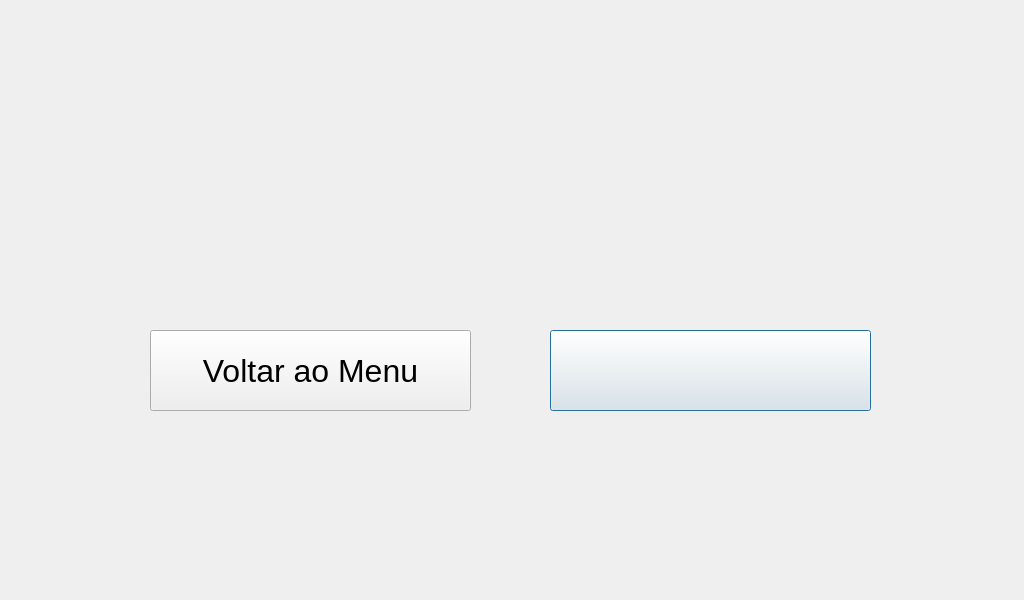
<?xml version="1.0" encoding="UTF-8"?>
<ui version="4.0">
 <class>Dialog</class>
 <widget class="QDialog" name="Dialog">
  <property name="geometry">
   <rect>
    <x>0</x>
    <y>0</y>
    <width>1024</width>
    <height>600</height>
   </rect>
  </property>
  <property name="windowTitle">
   <string>Dialog</string>
  </property>
  <widget class="QLabel" name="label">
   <property name="geometry">
    <rect>
     <x>90</x>
     <y>150</y>
     <width>841</width>
     <height>111</height>
    </rect>
   </property>
   <property name="font">
    <font>
     <family>Arial</family>
     <pointsize>32</pointsize>
     <weight>75</weight>
     <bold>true</bold>
    </font>
   </property>
   <property name="text">
    <string/>
   </property>
   <property name="alignment">
    <set>Qt::AlignCenter</set>
   </property>
  </widget>
  <widget class="QPushButton" name="editarButton">
   <property name="geometry">
    <rect>
     <x>550</x>
     <y>330</y>
     <width>321</width>
     <height>81</height>
    </rect>
   </property>
   <property name="font">
    <font>
     <family>Arial</family>
     <pointsize>24</pointsize>
    </font>
   </property>
   <property name="text">
    <string/>
   </property>
  </widget>
  <widget class="QPushButton" name="menuButton">
   <property name="geometry">
    <rect>
     <x>150</x>
     <y>330</y>
     <width>321</width>
     <height>81</height>
    </rect>
   </property>
   <property name="font">
    <font>
     <family>Arial</family>
     <pointsize>24</pointsize>
    </font>
   </property>
   <property name="text">
    <string>Voltar ao Menu</string>
   </property>
  </widget>
 </widget>
 <resources/>
 <connections/>
</ui>
